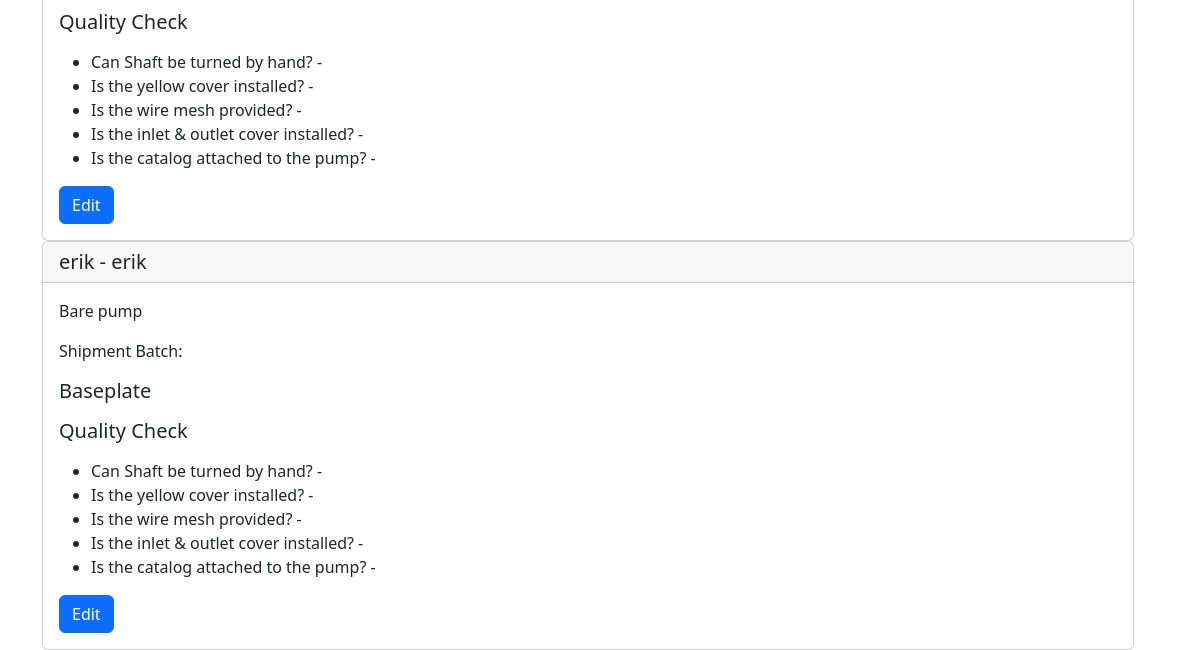
Page /allpumpsview (lower part) on the earlier database version.
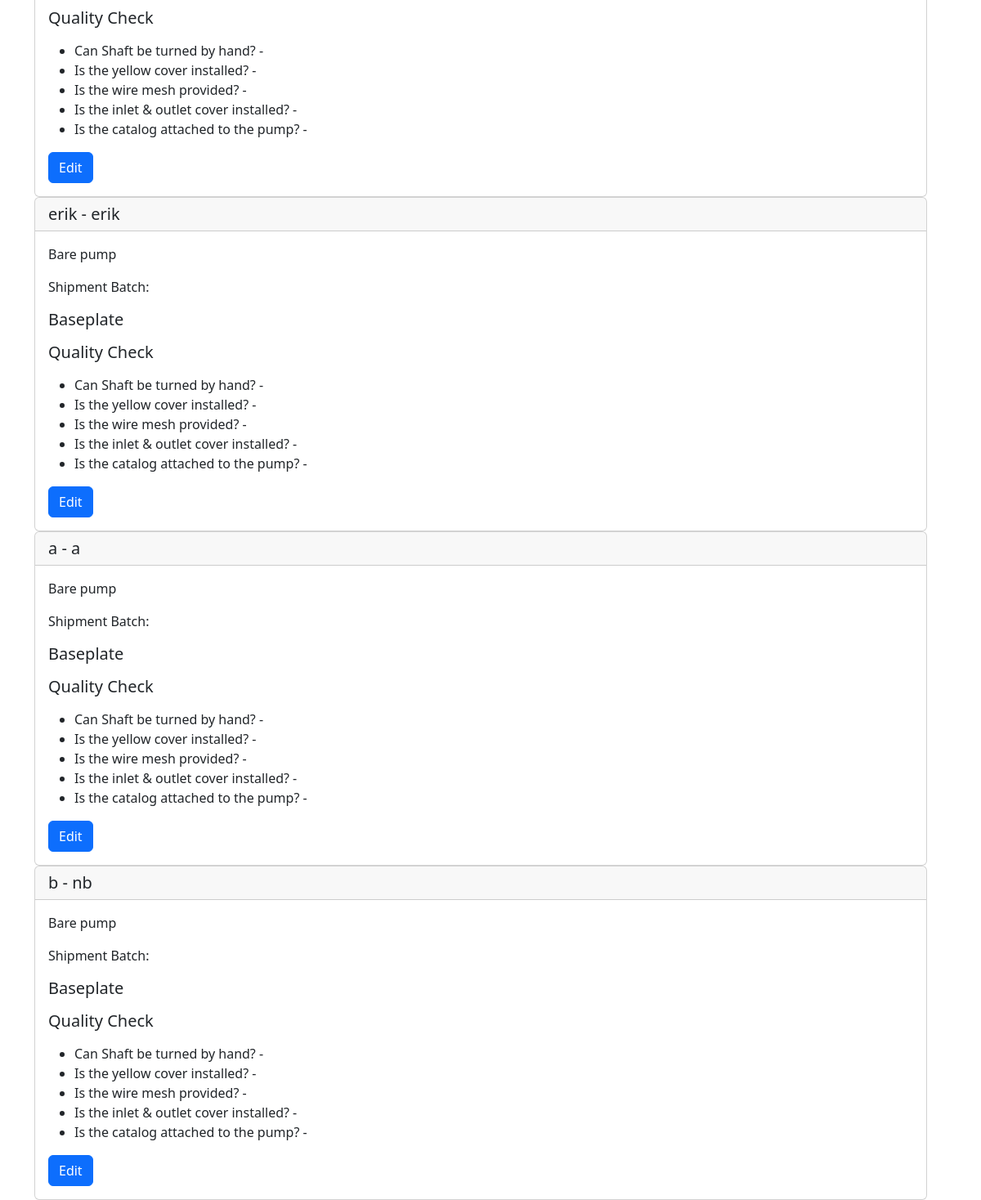
Same page on the later database version.
### checklist/models.py (models this page shows)
class Pump(models.Model):
    serialnumber = models.CharField(max_length = 20, null=True, blank = True)
    model = models.CharField(max_length = 20)
    has_motor = models.BooleanField(default = False)
    motor = models.ForeignKey(Motor, on_delete = models.SET_NULL, blank = True, null = True)
    shipmentBatch = models.CharField(max_length = 20, null=True, blank = True)
    checklist = models.ForeignKey(Checklist, on_delete = models.CASCADE, null = True, blank = True, related_name = "pumps")

### checklist/views.py (the view)
# urls.py: path("allpumpsview", views.allpumpsview, name="allpumpsview")
def allpumpsview(request):
    pumps = Pump.objects.all()
    return render(request, "checklist/allpump.html",{
        "pumps": pumps
    })

### checklist/templates/checklist/allpump.html (shortened to what this page needs)
{% extends 'checklist/layout.html' %}
{% load static %}
{% block body %}
    <div class=container>
        <div class="row">
            {% for pump in pumps %}
                <div class="row">
                    <div class="col">
                        <div class="card">
                            <h5 class="card-header">{{ pump.model }} - {{ pump.serialnumber }}</h5>
                            <div class="card-body">
                            <p class="card-text">
                                {% if pump.had_motor %}
                                    {{ pump.motor }}
                                {% else %}
                                    Bare pump
                                {% endif %}
                            </p>
                            <p class="card-text"> Shipment Batch: {{ shipmentNumber }}</p>
                            <h5 class="card-title">Baseplate</h5>
                            <h5 class="card-title">Quality Check </h5>
                            <p class="card-text">
                                <ul>
                                    <li> Can Shaft be turned by hand? - {{ pump.qualitycheck.canShaftBeTurnedByHand }}</li>
                                    <li> Is the yellow cover installed? - {{ pump.qualitycheck.isTheYellowShaftCoverInstalle }}</li>
                                    <li> Is the wire mesh provided? - {{ pump.qualitycheck.isTheWireMeshProvided }}</li>
                                    <li> Is the inlet & outlet cover installed?  - {{ pump.qualitycheck.inletCover }}</li>
                                    <li> Is the catalog attached to the pump? - {{ pump.qualitycheck.catalogProvided }}</li>
                                </ul>
                            </p>
                            <a href="{% url 'editpump' pump.id %}" class="btn btn-primary">Edit</a>
                            </div>
                        </div>
                    </div>
                </div>
            {% endfor %}
        </div>
    </div>
{% endblock %}

Differences in the rows shown:
added Pump: model "a", serialnumber "a", shows "Bare pump"
added Pump: model "b", serialnumber "nb", shows "Bare pump"
